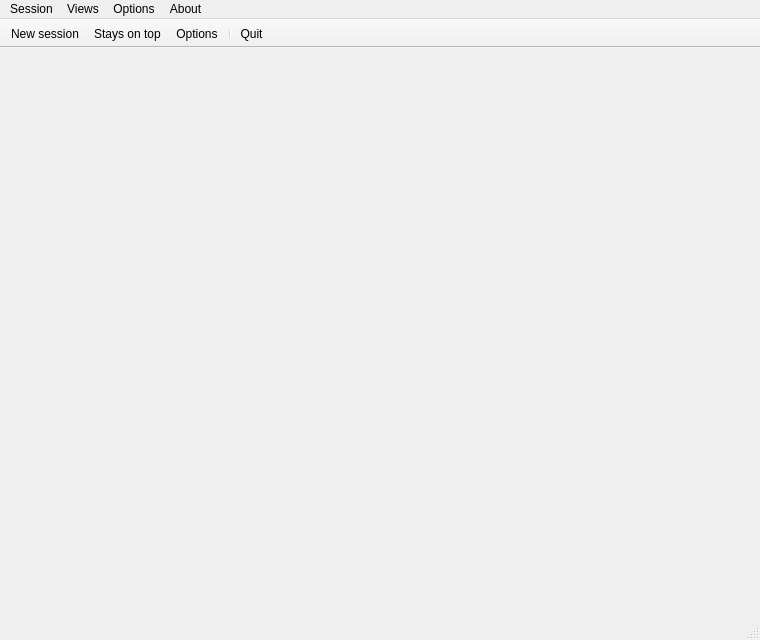
<?xml version="1.0" encoding="UTF-8"?>
<ui version="4.0">
 <class>MainWindow</class>
 <widget class="QMainWindow" name="MainWindow">
  <property name="geometry">
   <rect>
    <x>0</x>
    <y>0</y>
    <width>760</width>
    <height>640</height>
   </rect>
  </property>
  <property name="windowTitle">
   <string>Serial Tool</string>
  </property>
  <widget class="QWidget" name="centralwidget"/>
  <widget class="QStatusBar" name="statusbar"/>
  <widget class="QToolBar" name="toolBar">
   <property name="windowTitle">
    <string>toolBar</string>
   </property>
   <property name="movable">
    <bool>false</bool>
   </property>
   <property name="iconSize">
    <size>
     <width>32</width>
     <height>32</height>
    </size>
   </property>
   <property name="toolButtonStyle">
    <enum>Qt::ToolButtonTextUnderIcon</enum>
   </property>
   <property name="floatable">
    <bool>false</bool>
   </property>
   <attribute name="toolBarArea">
    <enum>TopToolBarArea</enum>
   </attribute>
   <attribute name="toolBarBreak">
    <bool>false</bool>
   </attribute>
   <addaction name="actionNew_session"/>
   <addaction name="actionStays_on_top"/>
   <addaction name="actionOptions"/>
   <addaction name="separator"/>
   <addaction name="actionQuit"/>
  </widget>
  <widget class="QMenuBar" name="menuBar">
   <property name="geometry">
    <rect>
     <x>0</x>
     <y>0</y>
     <width>760</width>
     <height>23</height>
    </rect>
   </property>
   <widget class="QMenu" name="menuSession">
    <property name="title">
     <string>Session</string>
    </property>
    <addaction name="actionNew_session"/>
    <addaction name="actionClose_all_sessions"/>
    <addaction name="actionSave_all_sessions"/>
    <addaction name="actionLoad_sessions"/>
   </widget>
   <widget class="QMenu" name="menuOptions">
    <property name="title">
     <string>Options</string>
    </property>
    <addaction name="actionOptions"/>
   </widget>
   <widget class="QMenu" name="menuAbout">
    <property name="title">
     <string>About</string>
    </property>
    <addaction name="actionAbout"/>
   </widget>
   <widget class="QMenu" name="menuViews">
    <property name="title">
     <string>Views</string>
    </property>
    <addaction name="actiontoolBar"/>
    <addaction name="actionStays_on_top"/>
   </widget>
   <addaction name="menuSession"/>
   <addaction name="menuViews"/>
   <addaction name="menuOptions"/>
   <addaction name="menuAbout"/>
  </widget>
  <action name="actionStays_on_top">
   <property name="checkable">
    <bool>true</bool>
   </property>
   <property name="icon">
    <iconset resource="resources/serial-tool.qrc">
     <normaloff>:/images/unpin.png</normaloff>
     <normalon>:/images/pin.png</normalon>:/images/unpin.png</iconset>
   </property>
   <property name="text">
    <string>Stays on top</string>
   </property>
  </action>
  <action name="actionNew_session">
   <property name="icon">
    <iconset resource="resources/serial-tool.qrc">
     <normaloff>:/images/add_new.png</normaloff>:/images/add_new.png</iconset>
   </property>
   <property name="text">
    <string>New session</string>
   </property>
  </action>
  <action name="actionOptions">
   <property name="icon">
    <iconset resource="resources/serial-tool.qrc">
     <normaloff>:/images/settings.png</normaloff>:/images/settings.png</iconset>
   </property>
   <property name="text">
    <string>Options</string>
   </property>
  </action>
  <action name="actiontoolBar">
   <property name="checkable">
    <bool>true</bool>
   </property>
   <property name="text">
    <string>toolBar</string>
   </property>
  </action>
  <action name="actionAbout">
   <property name="text">
    <string>About</string>
   </property>
  </action>
  <action name="actionClose_all_sessions">
   <property name="icon">
    <iconset resource="resources/serial-tool.qrc">
     <normaloff>:/images/close_all.png</normaloff>:/images/close_all.png</iconset>
   </property>
   <property name="text">
    <string>Close all sessions</string>
   </property>
  </action>
  <action name="actionSave_all_sessions">
   <property name="icon">
    <iconset resource="resources/serial-tool.qrc">
     <normaloff>:/images/save_all.png</normaloff>:/images/save_all.png</iconset>
   </property>
   <property name="text">
    <string>Save all sessions</string>
   </property>
  </action>
  <action name="actionLoad_sessions">
   <property name="icon">
    <iconset resource="resources/serial-tool.qrc">
     <normaloff>:/images/open.png</normaloff>:/images/open.png</iconset>
   </property>
   <property name="text">
    <string>Load sessions</string>
   </property>
  </action>
  <action name="actionQuit">
   <property name="icon">
    <iconset resource="resources/serial-tool.qrc">
     <normaloff>:/images/close_window.png</normaloff>:/images/close_window.png</iconset>
   </property>
   <property name="text">
    <string>Quit</string>
   </property>
   <property name="toolTip">
    <string>Quit</string>
   </property>
  </action>
 </widget>
 <resources>
  <include location="resources/serial-tool.qrc"/>
 </resources>
 <connections/>
</ui>
